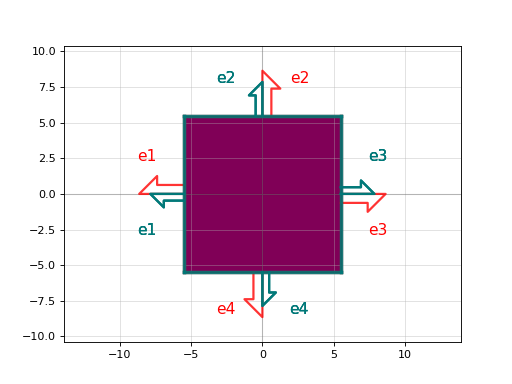

The Python source for this figure:
import gdsfactory as gf

c = gf.components.via_stack_heater_m3(size=(11.0, 11.0), layers=((47, 0), (45, 0), (49, 0)))
c.plot()
